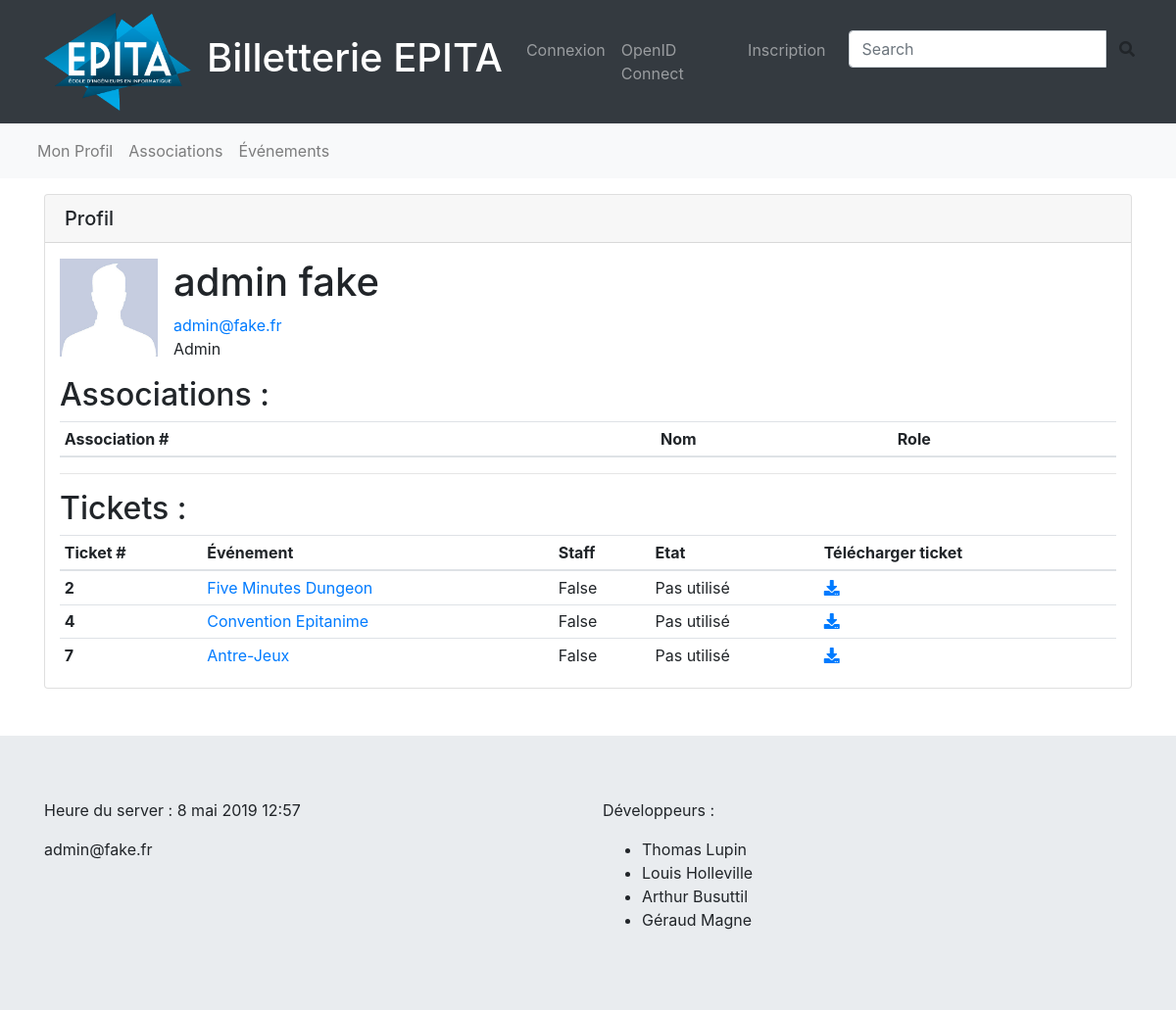
The page /profile/2 on the database its author committed.
### billapp/models.py (models this page shows, shortened)
class Ticket(models.Model):
    user = models.ForeignKey(User, on_delete=models.CASCADE)
    event = models.ForeignKey(Event, on_delete=models.CASCADE)
    category = models.BooleanField()
    state = models.IntegerField()

class Event(models.Model):
    title = models.CharField(max_length=128)
    description = models.TextField()
    association = models.ForeignKey(Association, on_delete=models.CASCADE)
    manager = models.ForeignKey(User, on_delete=models.CASCADE)
    premium = models.BooleanField()
    begin = models.DateTimeField()
    end = models.DateTimeField()
    begin_register = models.DateTimeField()
    end_register = models.DateTimeField()
    place = models.CharField(max_length=128)
    price_ionis = models.FloatField()
    price = models.FloatField()
    ext_capacity = models.IntegerField()
    int_capacity = models.IntegerField()
    staff_capacity = models.IntegerField()
    promotion_image_path = models.ImageField(upload_to=promo_image_path)
    validation_state = models.BooleanField()
    show_capacity = models.BooleanField()

### billapp/views.py (the view)
# urls.py: path('profile/<int:pk>', views.ProfileView.as_view(), name='profile'),
class ProfileView(generic.DetailView):
    model = User
    context_object_name = 'obj'
    template_name = 'billapp/profile.html'

### billapp/templatetags/tools.py (called while the page is built)
@register.filter
def get_photo(user):
    try :
        user.social_auth.get(provider="epita")
        return "https://photos.cri.epita.fr/" + user.username
    except:
        return static('billapp/img/profile-placeholder.jpg')

@register.simple_tag
def get_admin_email():
    user = User.objects.filter(groups__name="Admin")
    if not user:
        return "NO ADMIN"
    return user[0].email

### billapp/templates/billapp/profile.html (shortened to what this page needs)
{% extends 'base.html' %}
{% load static %}
{% load tools %}
{% block content %}
    <div class="card mt-3">
        <h5 class="card-header">Profil</h5>
        <div class="container">
            <div class="media mt-3">
                <img height="100" src="{{ request.user | get_photo }}" class="mr-3"
                     alt="{{ object.username }}">
                <div class="media-body align-middle">
                    <h1 class="">{{ object.first_name }} {{ object.last_name }}</h1>
                    <a href="mailto:{{ object.email }}">{{ object.email }}</a>
                    <p>{{ object.username }}</p>
                </div>
            </div>
            <h2>Associations :</h2>
            <table class="table table-sm">
                <thead>
                <tr>
                    <th scope="col">Association #</th>
                    <th scope="col">Nom</th>
                    <th scope="col">Role</th>
                </tr>
                </thead>
            </table>
            <hr>
            <h2>Tickets :</h2>
            <table class="table table-sm">
                <thead>
                <tr>
                    <th scope="col">Ticket #</th>
                    <th scope="col">Événement</th>
                    <th scope="col">Staff</th>
                    <th scope="col">Etat</th>
                    <th scope="col">Télécharger ticket</th>
                </tr>
                </thead>
                <tbody>
                {% for tick in object.ticket_set.all %}
                    <tr>
                        <th scope="row">{{ tick.pk }}</th>
                        <td><a href="{% url 'event' pk=tick.event.pk %}">{{ tick.event.title }}</a></td>
                        <td>{{ tick.category }}</td>
                        <td>{% if tick.state == 0 %}
                                Expiré
                            {% elif tick.state == 1 %}
                                Pas utilisé
                            {% elif tick.state ==  2 %}
                                Utilisé
                            {% else %}
                                En pause
                            {% endif %}</td>
                        <td><a href="{% url 'reg_event_success' pk=tick.pk %}"><i class="fas fa-download"></i></a></td>
                    </tr>
                {% endfor %}
                </tbody>
            </table>
        </div>
    </div>
{% endblock content %}

### billapp/templates/base.html (shortened to what this page needs)
{% load static %}
{% load tools %}
<!DOCTYPE html>
<html lang="fr">
<head>
    <link rel="stylesheet" href={% static "billapp/css/bootstrap.min.css" %}>
    <link rel="stylesheet" href={% static "billapp/css/fontawesome.css" %}>
    <link rel="stylesheet" href={% static "billapp/css/main.css" %}>
</head>
<body>
    <nav class="navbar navbar-expand-lg navbar-dark bg-dark static-top">
        <div class="container">
            <a class="navbar-brand" href="{% url 'index' %}">
                <img src={% static "billapp/img/logo-epita.png" %} height="100" width="150" alt="">
            </a>
            <a class="navbar-brand" href="{% url 'index' %}">
                <h1>Billetterie EPITA</h1>
            </a>
            <div class="collapse navbar-collapse" id="navbarResponsive">
                <ul class="navbar-nav ml-auto">
                {% if user.is_authenticated %}
                    <li class="nav-item">
                        <div class="navbar-text text-light">
                            {{ user.first_name }} {{ user.last_name }}
                        </div>
                    </li>
                    <li class="nav-item">
                        <a class="nav-link" href="{% url 'log_out' %}">Déconnexion</a>
                    </li>
                {% else %}
                    <li class="nav-item">
                        <a class="nav-link" href="{% url 'connection' %}?next={{ request.path }}">Connexion</a>
                    </li>
                    <li class="nav-item">
                        <a class="nav-link" href="{% url 'social:begin' backend='epita' %}?next={{ request.path }}">OpenID Connect</a>
                    </li>
                    <li class="nav-item">
                        <a class="nav-link" href="{% url 'registration' %}">Inscription</a>
                    </li>
                {% endif %}
                    <li>
                        <form>
                            <div class="input-group ml-3">
                                <input type="text" class="form-control" placeholder="Search">
                                <div class="input-group-btn">
                                    <button class="btn btn-default" type="submit">
                                        <i class="fas fa-search"></i>
                                    </button>
                                </div>
                            </div>
                        </form>
                    </li>
                </ul>
            </div>
        </div>
    </nav>
    <nav id="nav" class="navbar navbar-expand  navbar-light bg-light">
        <div class="container">
            <ul class="navbar-nav mr-auto">
                <li class="nav-item">
                    <a class="nav-link" href="{% url 'own_profile' %}">Mon Profil</a>
                </li>
                <li class="nav-item">
                    <a class="nav-link" href="{% url 'assos_list' %}">Associations</a>
                </li>
                <li class="nav-item">
                    <a class="nav-link" href="{% url 'events_list' %}">Événements</a>
                </li>
            </ul>
        </div>
    </nav>
    <main role="main" class="container">
        {% block content %}
        {% endblock content %}
    </main>
    <footer class="jumbotron jumbotron-fluid mt-5 mb-0">
        <div class="container">
            <div class="row">
                <div class="col-6">
                    <p>
                        Heure du server : {% now "j F Y H:i" %}
                    </p>
                    <p>
                        {% get_admin_email %}
                    </p>
                </div>
                <div class="col-6">
                    <p>Développeurs :</p>
                    <ul>
                        <li>Thomas Lupin</li>
                        <li>Louis Holleville</li>
                        <li>Arthur Busuttil</li>
                        <li>Géraud Magne</li>
                    </ul>
                </div>
            </div>
        </div>
    </footer>
</body>
</html>

### rows shown on the page
Ticket: pk "2", event "Five Minutes Dungeon", category "False", state "Pas utilisé"
Ticket: pk "4", event "Convention Epitanime", category "False", state "Pas utilisé"
Ticket: pk "7", event "Antre-Jeux", category "False", state "Pas utilisé"

### other values the page prints
{{ object.first_name }} "admin"
{{ object.last_name }} "fake"
{{ object.email }} "admin@fake.fr"
{{ object.username }} "Admin"
